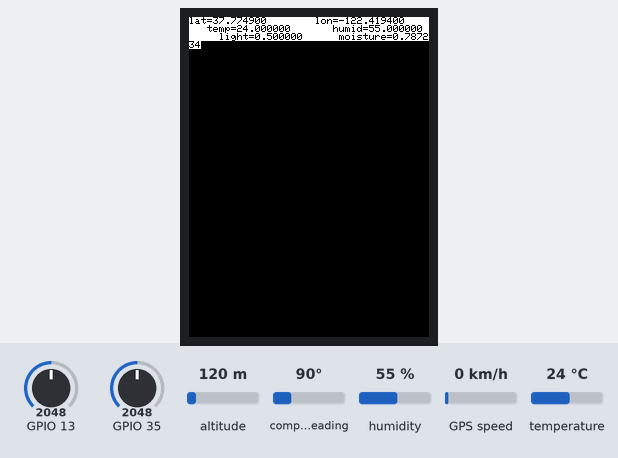
Bench run of a sketch on a simulated ESP32. On the bench: 240×320 colour display. The test bench sets the inputs (shaded band); at power-on: humidity 55 %, GPIO 13 = 2048, GPIO 35 = 2048, temperature 24 °C, altitude 120 m, compass heading 90°, GPS speed 0 km/h. WiFi joins after 1.5 s; servers stay silent unless stated; uploads are accepted with an empty reply; the GPS gets a fix after 3 s at 37.7749, -122.4194 with 8 satellites; what the sketch prints to the serial monitor is not drawn.

Above: at 9.9 s.
10.0 s: humidity set to 22 %
At 15.01 s:
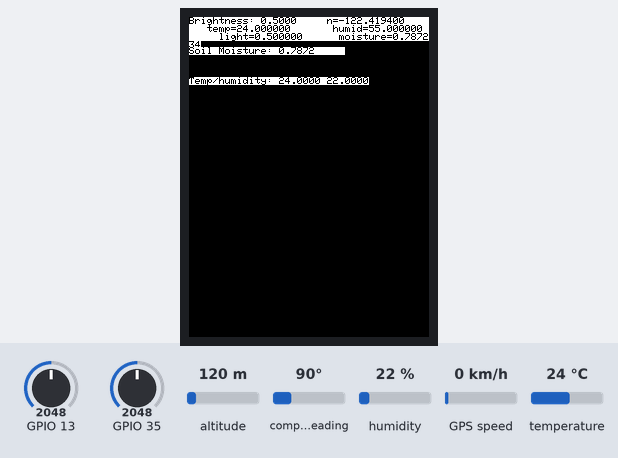
22.1 s: GPIO 13 set to 2866
At 26.7 s:
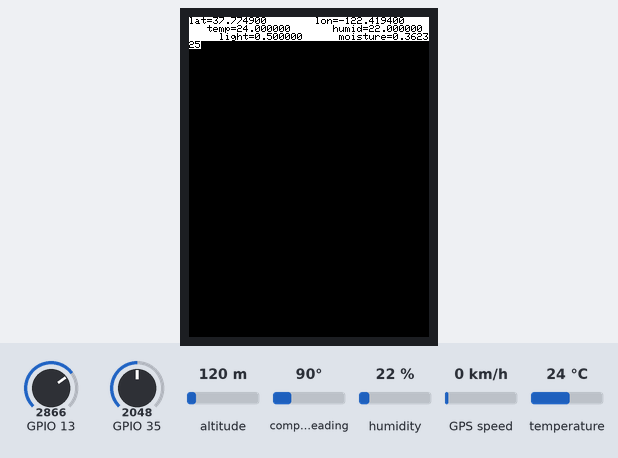
27.5 s: GPIO 35 set to 2866
At 31.32 s:
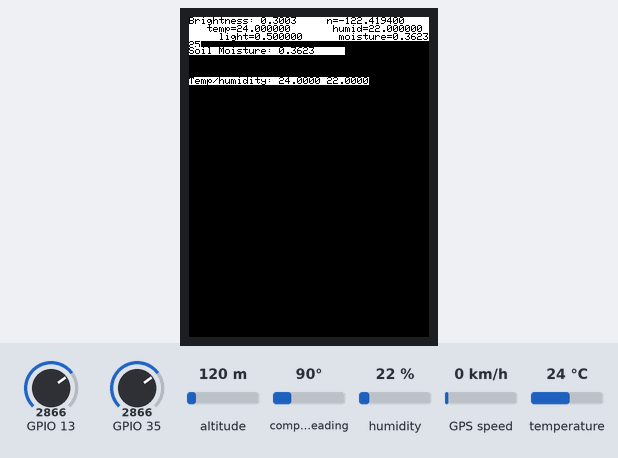
33.0 s: temperature set to 12 °C
At 37.6 s:
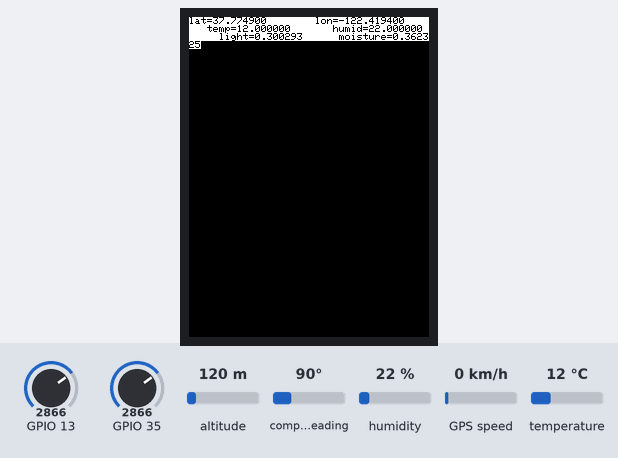
38.4 s: GPIO 13 set to 3972
At 43.2 s:
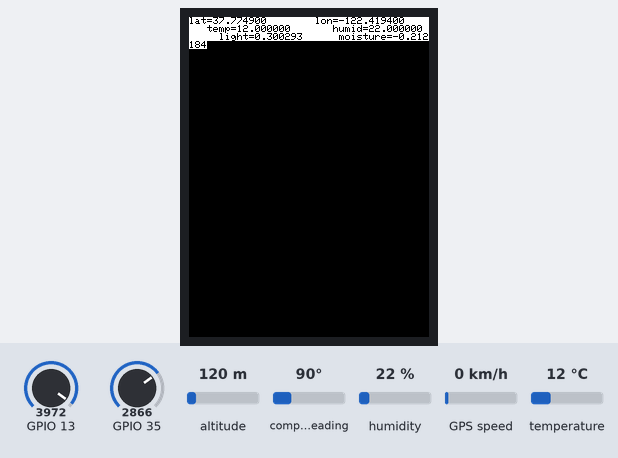
43.8 s: GPIO 35 set to 3972
At 47.64 s:
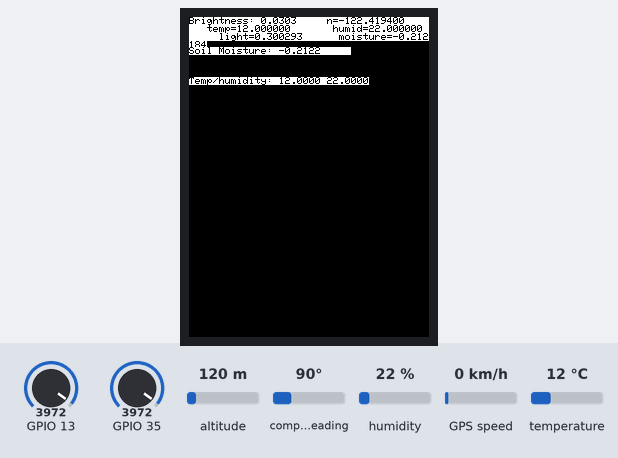
Timing chart, 0 to 49.1 s (numbered marks = the images above; inputs shaded):
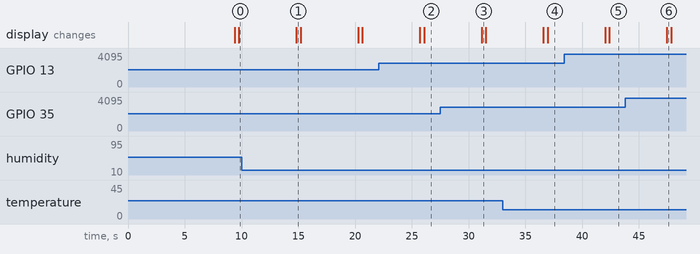

The sketch:

sensors.ino
```cpp
#include <SPI.h>
#include <TFT_eSPI.h>
#include <dht.h>
#include <TinyGPS++.h>
#include <WiFi.h> //Connect to WiFi Network

dht DHT;
TFT_eSPI tft = TFT_eSPI();

// -------------POSTING-------------

const int RESPONSE_TIMEOUT = 6000; //ms to wait for response from host
const int GETTING_PERIOD = 5000; //periodicity of getting a number fact.

const uint16_t IN_BUFFER_SIZE = 1000; //size of buffer to hold HTTP request
const uint16_t OUT_BUFFER_SIZE = 1000; //size of buffer to hold HTTP response
char request_buffer[IN_BUFFER_SIZE]; //char array buffer to hold HTTP request
char response_buffer[OUT_BUFFER_SIZE]; //char array buffer to hold HTTP response

int state;
bool shouldPrint = true;
const int espID = 2;

char network[] = "MIT";  //SSID for 6.08 Lab
char password[] = ""; //Password for 6.08 Lab
//char network[] = "iPhone (2)";  //SSID for 6.08 Lab
//char password[] = "hello123"; //Password for 6.08 Lab

const uint8_t LOOP_PERIOD = 15000; //milliseconds
uint32_t primary_timer = 0;

HardwareSerial gps_serial(2);
TinyGPSPlus gps;

// --------------SENSORS------------

#define DHT11_PIN 19

uint32_t counter; //used for timing
const float moisture_lower = 0.4;
const float moisture_upper = 0.87;

// https://github.com/RobTillaart/Arduino/tree/master/libraries/DHTstable


// --------------------------------

void setup() {
  Serial.begin(115200); // Set up serial port

  // TFT
  tft.init();  //init screen
  tft.setRotation(2); //adjust rotation
  tft.setTextSize(1); //default font size
  tft.fillScreen(TFT_WHITE); //fill background
  tft.setTextColor(TFT_BLACK, TFT_WHITE); //set color for font

  // GPS
  gps_serial.begin(9600, SERIAL_8N1, 32, 33);
  delay(100); //wait a bit (100 ms)

  // WIFI
  WiFi.begin(network, password); //attempt to connect to wifi
  uint8_t count = 0; //count used for Wifi check times
  Serial.print("Attempting to connect to ");
  Serial.println(network);
  while (WiFi.status() != WL_CONNECTED && count < 6) {
    delay(500);
    Serial.print(".");
    count++;
  }
  delay(2000);
  if (WiFi.isConnected()) { //if we connected then print our IP, Mac, and SSID we're on
    Serial.println("CONNECTED!");
    Serial.println(WiFi.localIP().toString() + " (" + WiFi.macAddress() + ") (" + WiFi.SSID() + ")");
    delay(500);
  } else { //if we failed to connect just Try again.
    Serial.println("Failed to Connect :/  Going to restart");
    Serial.println(WiFi.status());
    ESP.restart(); // restart the ESP (proper way)
  }

  // TIMERS
  counter = millis();
}

void loop() {

  // Always collect GPS
  if (gps_serial.available()) {
    while (gps_serial.available())
      gps.encode(gps_serial.read());      // Check GPS
  }

  if (millis() - counter > 5000) {
    Serial.println("State: collecting sensor data");
    // BRIGHTNESS
    tft.setCursor(0, 0, 1); //set cursor, font size 1
    char message[100]; //char buffer allocate
    float light = 1 - analogRead(A7) / 4096.0;
    sprintf(message, "Brightness: %2.4f     ", light); //message about brightness
    tft.println(message); //print
    Serial.println(message);


    // MOISTURE
    tft.setCursor(0, 30, 1);
    char message2[100]; //char buffer allocate
    float soil_moisture = moisture_upper/(moisture_upper - moisture_lower) - (analogRead(A14) / 4096.0)/(moisture_upper - moisture_lower);
    sprintf(message2, "Soil Moisture: %2.4f     ", soil_moisture); //message about soil moisture
    tft.println(message2); //print
    Serial.println(message2);

    tft.setCursor(0, 60, 1); //set cursor, font size 1

    // TEMPERATURE AND HUMIDITY
    int chk = DHT.read11(DHT11_PIN);
    Serial.print("Temperature = ");
    Serial.println(DHT.temperature);
    float temp = DHT.temperature;
    Serial.print("Humidity = ");
    Serial.println(DHT.humidity);
    float humid = DHT.humidity;

    char message3[100]; //char buffer allocate
    sprintf(message3, "Temp/humidity: %2.4f %2.4f", DHT.temperature, DHT.humidity); //message about brightness
    tft.println(message3); //print

    // PUSHING

    Serial.println("State: pushing");
    if (gps.location.isValid()) {
      Serial.println("GPS is valid!");

      // MESSAGE PROTOCOL
      char body3[200]; //for body;
      sprintf(body3, "%d&%f&%f&%f&%f&%f&%f", espID, gps.location.lat(), gps.location.lng(), temp, humid, light, soil_moisture);

      char body[200]; //for body;
      sprintf(body, "lat=%f&lon=%f&temp=%f&humid=%f&light=%f&moist=%f", gps.location.lat(), gps.location.lng(), temp, humid, light, soil_moisture); //generate body, posting to User, 1 step

      int body_len = strlen(body); //calculate body length (for header reporting)
      Serial.println(body);
      sprintf(request_buffer, "POST http://608dev.net/sandbox/sc/garciag/berryHandler_v2.py HTTP/1.1\r\n");
      strcat(request_buffer, "Host: 608dev.net\r\n");
      strcat(request_buffer, "Content-Type: application/x-www-form-urlencoded\r\n");
      sprintf(request_buffer + strlen(request_buffer), "Content-Length: %d\r\n", body_len); //append string formatted to end of request buffer
      strcat(request_buffer, "\r\n"); //new line from header to body
      strcat(request_buffer, body); //body
      strcat(request_buffer, "\r\n"); //header
      Serial.println(request_buffer);
      do_http_request("608dev.net", request_buffer, response_buffer, OUT_BUFFER_SIZE, RESPONSE_TIMEOUT, true);

      // DISPLAY ON SCREEN
      tft.fillScreen(TFT_BLACK); //fill background
      tft.setCursor(0, 0, 1); // set the cursor
      char body1[200]; //for body;
      sprintf(body1, "lat=%f        lon=%f       temp=%f       humid=%f      light=%f      moisture=%f", gps.location.lat(), gps.location.lng(), temp, humid, light, soil_moisture); //generate body, posting to User, 1 step
      tft.println(body1);
    }

    counter = millis();
    Serial.println("");
    shouldPrint = true;
  }

  else {
    if (shouldPrint) {
      Serial.println("State: waiting");
      shouldPrint = false;
    }
  }
}


// POSTING HELPER FUNCTIONS

uint8_t char_append(char* buff, char c, uint16_t buff_size) {
  int len = strlen(buff);
  if (len > buff_size) return false;
  buff[len] = c;
  buff[len + 1] = '\0';
  return true;
}

void do_http_request(char* host, char* request, char* response, uint16_t response_size, uint16_t response_timeout, uint8_t serial) {
  WiFiClient client; //instantiate a client object
  if (client.connect(host, 80)) { //try to connect to host on port 80
    if (serial) Serial.print(request);//Can do one-line if statements in C without curly braces
    client.print(request);
    memset(response, 0, response_size); //Null out (0 is the value of the null terminator '\0') entire buffer
    uint32_t count = millis();
    while (client.connected()) { //while we remain connected read out data coming back
      client.readBytesUntil('\n', response, response_size);
      if (serial) Serial.println(response);
      if (strcmp(response, "\r") == 0) { //found a blank line!
        break;
      }
      memset(response, 0, response_size);
      if (millis() - count > response_timeout) break;
    }
    memset(response, 0, response_size);
    count = millis();
    while (client.available()) { //read out remaining text (body of response)
      char_append(response, client.read(), OUT_BUFFER_SIZE);
    }
    if (serial) Serial.println(response);
    client.stop();
    if (serial) Serial.println("-----------");
  } else {
    if (serial) Serial.println("connection failed :/");
    if (serial) Serial.println("wait 0.5 sec...");
    client.stop();
  }
}
```

Measured:
- after the input at 10.0 s, the display: changes after 4.8 s (image 1)
- after the input at 22.1 s, the display: first changes after 3.6 s (image 2 shows a later state)
- after the input at 27.5 s, the display: changes after 3.6 s (image 3)
- after the input at 33.0 s, the display: first changes after 3.6 s (image 4 shows a later state)
- after the input at 38.4 s, the display: first changes after 3.6 s (image 5 shows a later state)
- after the input at 43.8 s, the display: changes after 3.7 s (image 6)
